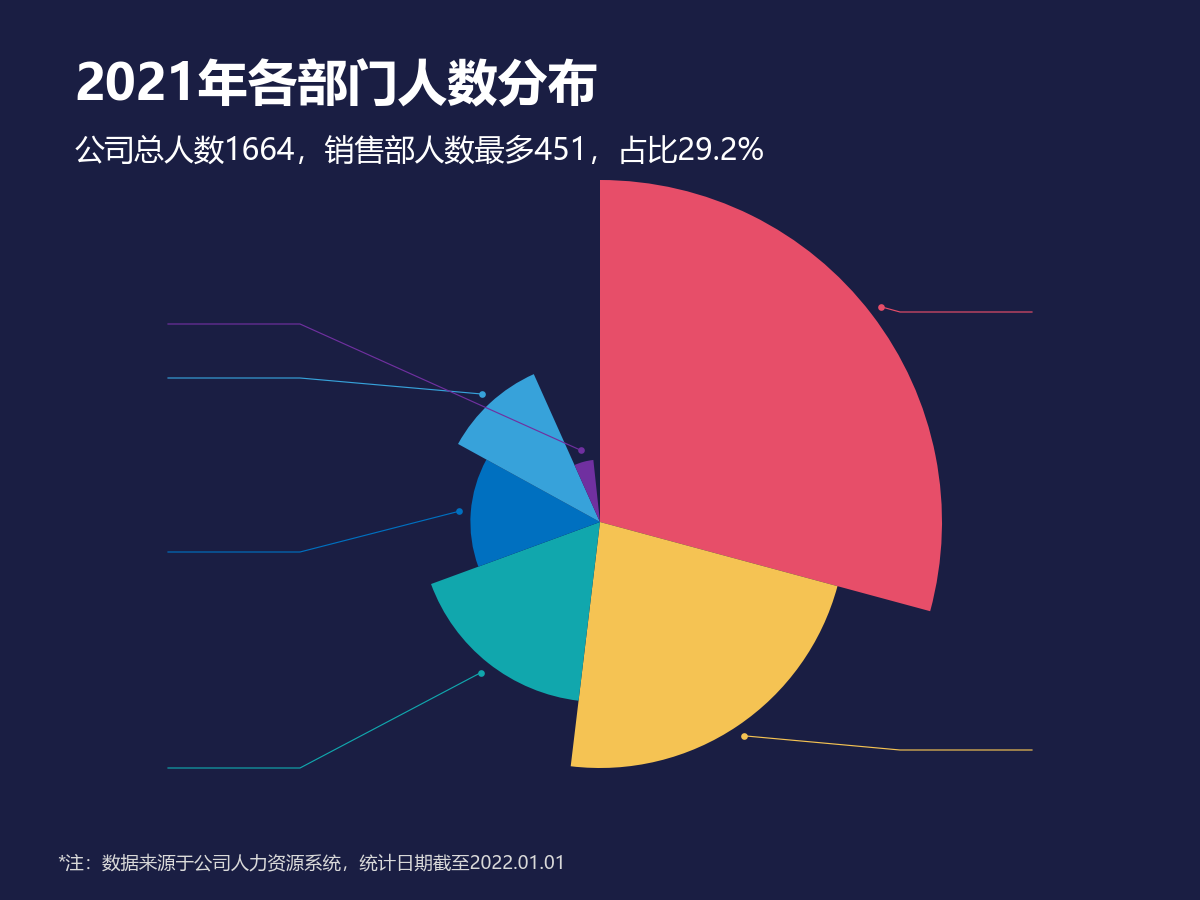

The Python source for this figure:
# -*- coding: utf-8 -*-
from pathlib import Path
import openpyxl
# 向上查找原始教材目录；只读，不修改 Excel。图形和标签共用同一组单元格值。
HERE = Path(__file__).resolve().parent
SOURCE = next((p for base in HERE.parents for p in base.glob('《*/第二章 图表(后15).xlsx')), None)
if SOURCE is None:
    raise FileNotFoundError('请把本文件夹放在教材 Excel 所在项目目录下。缺少 第二章 图表(后15).xlsx')
wb = openpyxl.load_workbook(SOURCE, data_only=True, read_only=True)
ws = wb['20 南丁格尔（PPT）']
def col(letter, start, end):
    values = [ws[f'{letter}{r}'].value for r in range(start, end+1)]
    if any(v is None for v in values):
        raise ValueError(f'缺失数据：{ws.title}!{letter}{start}:{letter}{end}')
    return values

import numpy as np
import matplotlib
matplotlib.use('Agg')
import matplotlib.pyplot as plt
from matplotlib.patches import Rectangle, Circle, Wedge, Polygon, FancyBboxPatch
from matplotlib.colors import LinearSegmentedColormap
matplotlib.rcParams['font.sans-serif'] = ['Microsoft YaHei', 'SimHei']
matplotlib.rcParams['axes.unicode_minus'] = False
BG='#1A1E43'; BLUE='#0070C0'; RED='#E74E69'; YELLOW='#F5C353'; TEAL='#11A7AD'
def canvas(h=740):
    global fig,ax,H
    H=h
    fig=plt.figure(figsize=(10,h/100),dpi=120,facecolor=BG)
    ax=fig.add_axes([0,0,1,1],xlim=(0,1000),ylim=(h,0),facecolor=BG)
    ax.set_axis_off()
def text(x,y,s,size=13,color='white',ha='left',**kw):
    return ax.text(x,y,str(s),fontsize=size,color=color,ha=ha,va='center',**kw)
def rect(x,y,w,h,color,**kw):
    ax.add_patch(Rectangle((x,y),w,h,facecolor=color,edgecolor='none',**kw))
def header(title,subtitle='',note='*注：数据来源于公司销售系统，统计日期截至2022.06.30'):
    t=text(62,72,title,30,fontweight='bold')
    fig.canvas.draw()
    width=t.get_window_extent(fig.canvas.get_renderer()).width
    if width>fig.bbox.width*.9:t.set_fontsize(30*fig.bbox.width*.9/width)
    if subtitle:
        t=text(62,126,subtitle,18)
        fig.canvas.draw()
        width=t.get_window_extent(fig.canvas.get_renderer()).width
        if width>fig.bbox.width*.9:t.set_fontsize(18*fig.bbox.width*.9/width)
    if note: text(48,H-30,note,11,color='#D9D9D9')
def baseline(y=620,x0=95,x1=910):
    ax.plot([x0,x1],[y,y],color='#686A80',lw=.7)
def bar(x,v,scale,base=620,width=38,color=BLUE,label=True):
    rect(x-width/2,base-v*scale,width,v*scale,color)
    if label:text(x,base-v*scale-18,f'{v:g}',12,ha='center')
def finish():
    wb.close()
    fig.savefig(HERE/(Path(__file__).stem+'.png'),dpi=120,facecolor=BG)
    plt.close(fig)
if False:  # 此文件所有数值均来自上面的 ws/col，未嵌入 Excel 截图。
    pass

canvas(750)
names=col('B',3,8);vals=col('C',3,8)
header('2021年各部门人数分布','公司总人数1664，销售部人数最多451，占比29.2%','*注：数据来源于公司人力资源系统，统计日期截至2022.01.01')
cx,cy=500,435;outer=250; inner=0
colors=['#E74E69', '#F5C353', '#11A7AD', '#0070C0', '#37A2DA', '#7030A0']
start=-90
for i,(name,v,c) in enumerate(zip(names,vals,colors)):
    angle=v*360
    r=[285,205,150,108,135,52][i]
    ax.add_patch(Wedge((cx,cy),r,start,start+angle,width=r-inner if inner else None,facecolor=c,edgecolor='none'))
    a=np.radians(start+angle/2); right=np.cos(a)>=0
    x=cx+(r+10)*np.cos(a);y=cy+(r+10)*np.sin(a)
    tx=750 if right else 250;ty=[260, 625, 640, 460, 315, 270][i]
    ax.plot([x,tx,tx+(110 if right else -110)],[y,ty,ty],color=c,lw=.7)
    ax.plot(x,y,'o',color=c,ms=3)
    # 原图引导线上未显示文字；沿用原图排版。
    start+=angle

finish()
